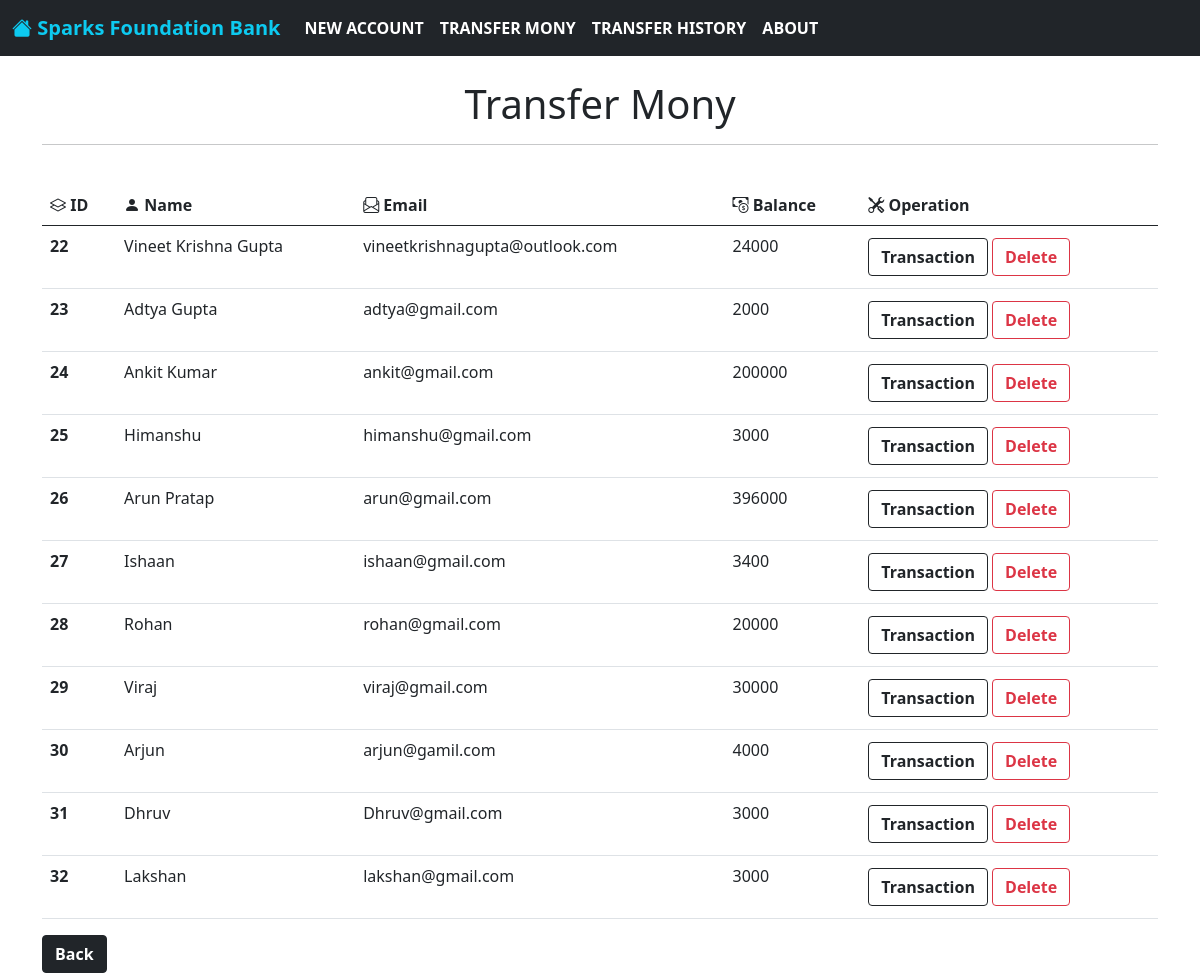
The app's page /transferMony.php with its own data.
### tables this page shows
CREATE TABLE `user` (
  `id` int(200) NOT NULL,
  `Name` varchar(50) NOT NULL,
  `Email` varchar(50) NOT NULL,
  `Amount` varchar(50) NOT NULL DEFAULT '10000'
);

### transferMony.php (the view, shortened to what this page needs)
<!doctype html>
<html lang="en">
<head>
    <link href="https://cdn.jsdelivr.net/npm/bootstrap@5.0.2/dist/css/bootstrap.min.css" rel="stylesheet"
>
        <link rel="stylesheet" href="https://cdn.jsdelivr.net/npm/bootstrap-icons@1.8.3/font/bootstrap-icons.css">
</head>
<body>
<?php include 'navbar.php';?>
<?php
    include 'connection.php';
    $sql = "SELECT * FROM user";
    $result = mysqli_query($coon,$sql);
?>
    <div class="container"><br>
        <center><h1>Transfer Mony</h1></center><hr><br>
    <table class="table table-hover">
        <thead>
            <tr>
                <th scope="col"><i class="bi bi-layers"></i> ID</th>
                <th scope="col"><i class="bi bi-person-fill"></i> Name</th>
                <th scope="col"><i class="bi bi-envelope-paper"></i> Email</th>
                <th scope="col"><i class="bi bi-cash-coin"></i> Balance</th>
                <th scope="col"> <i class="bi bi-tools"></i> Operation</th>
            </tr>
        </thead>
        <tbody>
            <?php while($rows=mysqli_fetch_assoc($result)){ ?><tr>
                <th scope="row"><?php echo $rows['id'] ?></th>
                <td><?php echo $rows['Name'] ?>   </td>
                <td><?php echo $rows['Email'] ?>  </td>
                <td><?php echo $rows['Amount'] ?> </td>
                <td><a href="selectCustomer.php?id= <?php echo $rows['id'] ;?>" class="btn btn-outline-dark"><b>Transaction</b></a>
                <a href="deleteCustomer.php?id= <?php echo $rows['id'] ;?>" class="btn btn-outline-danger my-1"><b>Delete</b></a></td>
            </tr>
            <?php } ?>
        </tbody>
    </table>
    <a href="index.php" class="btn btn-dark"><b>Back</b></a>
    </div>
</body>
</html>

### navbar.php (shortened to what this page needs)
<div>
    <nav class="navbar navbar-expand-lg navbar-dark bg-dark">
        <div class="container-fluid">
            <a class="navbar-brand text-info" href="index.php"><i class="bi bi-house-fill"></i><b> Sparks Foundation Bank </b></a>
            <div class="collapse navbar-collapse " id="navbarSupportedContent">
                <ul class="navbar-nav me-auto mb-2 mb-lg-0">
                    <li class="nav-item"> <a class="nav-link active" aria-current="page" href="newUser.php"><b> NEW ACCOUNT </b></a> </li>
                    <li class="nav-item"> <a class="nav-link active" aria-current="page" href="transferMony.php"><b> TRANSFER MONY </b></a> </li>
                    <li class="nav-item"> <a class="nav-link active" aria-current="page" href="transactionhistory.php"><b> TRANSFER HISTORY </b></a> </li>
                    <li class="nav-item"> <a class="nav-link active" aria-current="page" href="about.php"><b> ABOUT</b></a> </li>
                </ul>
            </div>
        </div>
    </nav>
</div>

### records on screen
user: id "22", Name "Vineet Krishna Gupta", Email "vineetkrishnagupta@outlook.com", Amount "24000"
user: id "23", Name "Adtya Gupta", Email "adtya@gmail.com", Amount "2000"
user: id "24", Name "Ankit Kumar", Email "ankit@gmail.com", Amount "200000"
user: id "25", Name "Himanshu", Email "himanshu@gmail.com", Amount "3000"
user: id "26", Name "Arun Pratap", Email "arun@gmail.com", Amount "396000"
user: id "27", Name "Ishaan", Email "ishaan@gmail.com", Amount "3400"
user: id "28", Name "Rohan", Email "rohan@gmail.com", Amount "20000"
user: id "29", Name "Viraj", Email "viraj@gmail.com", Amount "30000"
user: id "30", Name "Arjun", Email "arjun@gamil.com", Amount "4000"
user: id "31", Name "Dhruv", Email "Dhruv@gmail.com", Amount "3000"
user: id "32", Name "Lakshan", Email "lakshan@gmail.com", Amount "3000"
